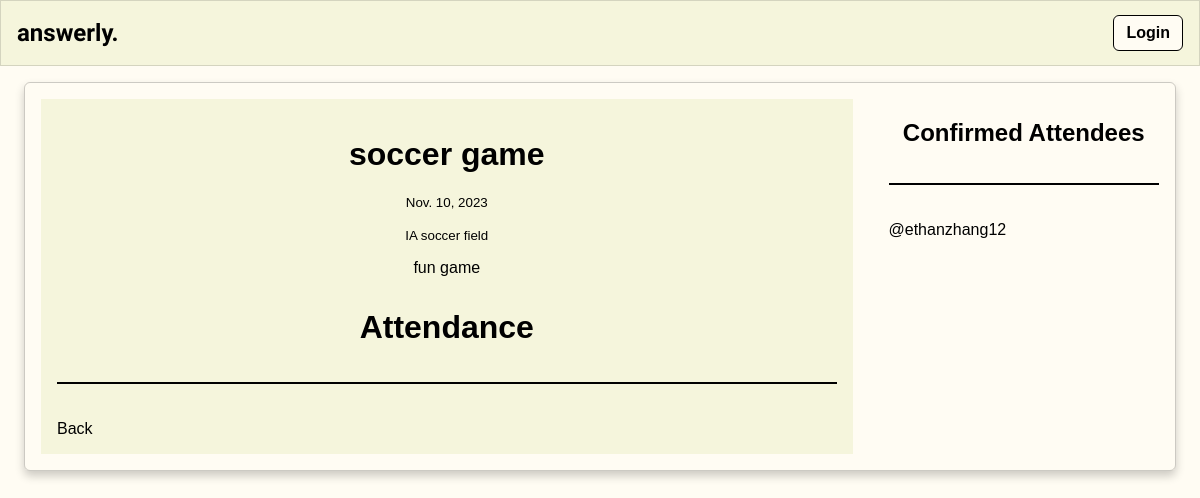
/event/15, run on the app's committed database.
### questions/models.py (models this page shows, shortened)
class Event(models.Model):
    title = models.CharField(max_length=200)
    host = models.ForeignKey(User, on_delete=models.SET_NULL, null=True)
    description = models.TextField(null=True, blank=True)
    date = models.DateField(default=datetime.date.today)
    location = models.CharField(max_length=200)

class EventResponse(models.Model):
    user = models.ForeignKey(User, on_delete=models.SET_NULL, null=True)
    event = models.ForeignKey(Event, on_delete=models.CASCADE, null=True)
    attending = models.BooleanField(null=True, blank=True)
    notattending = models.BooleanField(null=True, blank=True)

### questions/views.py (the view, shortened to what this page needs)
# urls.py: path('event/<str:pk>', event, name = 'event'),
def event(request, pk):
    event = Event.objects.get(id = pk)
    responses = EventResponse.objects.filter(event = event)
    attendees = responses.filter(attending = True)
    return render(request, 'questions/event.html', {'event': event, 'attendees': attendees})

### questions/templates/questions/event.html (shortened to what this page needs)
{% extends 'main.html' %}
{% block content %}
<div class="room-container">
    <div>
        <center>
            <h1>{{event.title}}</h1>
            <small>{{ event.date }}</small><br><br>
            <small>{{ event.location }}</small>
            <p>{{ event.description }}</p>
        </center>
        <div class="comment-wrapper">
            <center><h3>Attendance</h3></center>
            <hr>
            <a class="btn btn-outline-info mb-4" href="{% url 'questions:list-events'%}">Back</a>
    </div>
</div>
<div>
    <div>
        <h2>Confirmed Attendees</h2>
        <hr>
        {% for user in attendees %}
            <div>
                <p>@{{user.user.username}}</p>
            </div>
        {% endfor %}
    </div>
</div>
{% endblock content %}

### static/styles/main.css (style rules this page uses)
h3 { font-size: 2rem; }
a { color: #71c6dd; text-decoration: None; }
:root { --primary: #fffcf3; --secondary: #fff; --font-color: #000; --accent: #f5f5dc; }
body { color: var(--font-color); font-family: sans-serif; background: var(--primary); margin: 0; }
.room-container { margin: 1rem; padding: 1rem; display: grid; grid-template-columns: 3fr 1fr; gap: 2.25rem; border: 1px solid rgba(0, 0, 0, 0.2); border-radius: 6px; box-shadow: 0 5px 10px #0003; }
.room-container > div:first-child { padding: 1rem; background-color: var(--accent); }
h1, h2 { text-align: center; }
hr { height: 2px; margin: 2.25rem 0; border: none; background-color: var(--font-color); }
a { color: var(--font-color); text-decoration: none; }

### questions/templates/questions/event.html (style rules this page uses)
.room-container { display: grid; grid-template-columns: 3fr 1fr ; }

### data on the page
Event: title "soccer game", date "Nov. 10, 2023", location "IA soccer field", description "fun game"
EventResponse: user.username "ethanzhang12"
